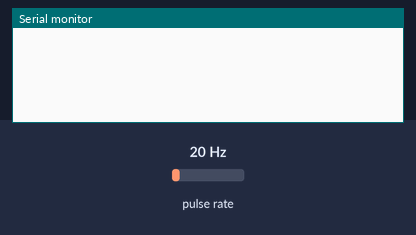
The sketch below on a simulated Arduino Uno, built with avr-gcc and run on an emulated ATmega328P. Parts: the last lines printed to the serial monitor. Wiring (inferred from the names in the program): pulse sensor: data A0. The test bench sets the inputs (shaded band); at power-on: pulse rate 20 Hz. No radio packets arrive unless stated.

Above: at 1.2 s.
1.3 s: pulse rate (sensor on A0) set to 4 Hz
At 2.8 s:
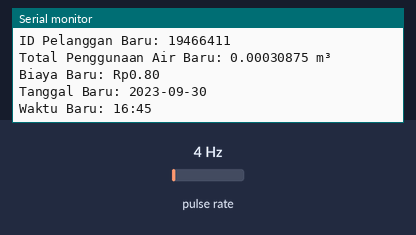
3.6 s: pulse rate (sensor on A0) set to 50 Hz
At 5.0 s:
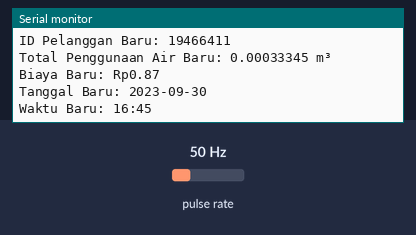

The sketch:

modul_1.ino
```cpp
#include <RF24.h>

RF24 radio(10, 9);
const uint64_t moduleId = 0xF0F0F0F0E2LL;
unsigned long previousMillis = 0;
const long interval = 2000;

// Flow sensor
const int sensorPin = A0;
unsigned long pulseDuration = 0;
float totalLiters = 0;
const float pulseToCubicMeters = 0.00000247;

int dataCounter = 0;

void kirimnrf() {
  // Read flow sensor data
  pulseDuration = pulseIn(sensorPin, FALLING);
  float currentLiters = pulseDuration * pulseToCubicMeters;
  totalLiters += currentLiters;

  // Dataku
  const uint64_t newCustomerId = 19466411ULL;
  const float newUserTotalUsage = totalLiters / 1000.0;
  const float newUserTotalCost = newUserTotalUsage * 2600.0;
  const char* newCurrentDate = "2023-09-30";
  const char* newCurrentTime = "16:45";

  byte newData[50];

  memcpy(&newData[0], &newCustomerId, sizeof(newCustomerId));
  memcpy(&newData[8], &newUserTotalUsage, sizeof(newUserTotalUsage));
  memcpy(&newData[12], &newUserTotalCost, sizeof(newUserTotalCost));
  memcpy(&newData[16], newCurrentDate, strlen(newCurrentDate) + 1);
  memcpy(&newData[27], newCurrentTime, strlen(newCurrentTime) + 1);

  Serial.print("ID Pelanggan Baru: ");
  Serial.println(static_cast<unsigned long>(newCustomerId));

  Serial.print("Total Penggunaan Air Baru: ");
  Serial.print(newUserTotalUsage, 8);
  Serial.println(" m³");
  Serial.print("Biaya Baru: Rp");
  Serial.println(newUserTotalCost);
  Serial.print("Tanggal Baru: ");
  Serial.println(newCurrentDate);
  Serial.print("Waktu Baru: ");
  Serial.println(newCurrentTime);

  radio.write(&newData, sizeof(newData));

  dataCounter++;
}

void setup() {
  radio.begin();
  radio.openWritingPipe(moduleId);
  radio.setPALevel(RF24_PA_MAX);
  radio.setDataRate(RF24_2MBPS);
  radio.setChannel(85);

  Serial.begin(115200);
}

void loop() {
  unsigned long currentMillis = millis();

  if (currentMillis - previousMillis >= interval && dataCounter < 30) {
    kirimnrf();
    previousMillis = currentMillis;
  }
}
```

Measured:
- after the input at 1.3 s, the serial monitor: prints a new line after 0.88 s (image 1)
- after the input at 3.6 s, the serial monitor: prints a new line after 0.43 s (image 2)
